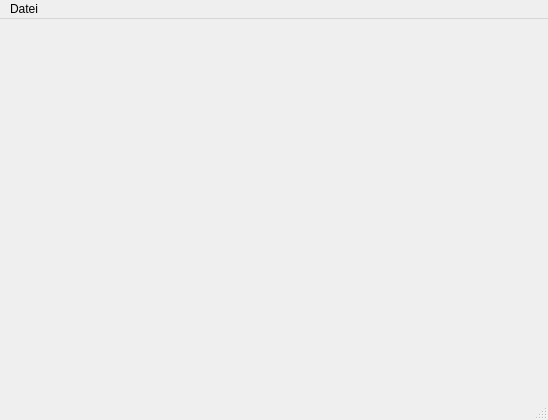
<?xml version="1.0" encoding="UTF-8"?>
<ui version="4.0">
 <class>MainWindow</class>
 <widget class="QMainWindow" name="MainWindow">
  <property name="geometry">
   <rect>
    <x>0</x>
    <y>0</y>
    <width>548</width>
    <height>420</height>
   </rect>
  </property>
  <property name="windowTitle">
   <string>QCustomPlot plot examples</string>
  </property>
  <widget class="QWidget" name="centralWidget">
   <layout class="QVBoxLayout" name="verticalLayout">
    <item>
     <widget class="QCustomPlot" name="customPlot" native="true"/>
    </item>
   </layout>
  </widget>
  <widget class="QStatusBar" name="statusBar"/>
  <widget class="QMenuBar" name="menuBar">
   <property name="geometry">
    <rect>
     <x>0</x>
     <y>0</y>
     <width>548</width>
     <height>20</height>
    </rect>
   </property>
   <property name="statusTip">
    <string>Datei mit Messwerten öffnen</string>
   </property>
   <widget class="QMenu" name="Datei">
    <property name="title">
     <string>Datei</string>
    </property>
    <addaction name="action_ffnen"/>
   </widget>
   <addaction name="Datei"/>
  </widget>
  <action name="action_ffnen">
   <property name="text">
    <string>öffnen</string>
   </property>
  </action>
 </widget>
 <layoutdefault spacing="6" margin="11"/>
 <customwidgets>
  <customwidget>
   <class>QCustomPlot</class>
   <extends>QWidget</extends>
   <header>../../qcustomplot.h</header>
   <container>1</container>
  </customwidget>
 </customwidgets>
 <resources/>
 <connections>
  <connection>
   <sender>action_ffnen</sender>
   <signal>triggered()</signal>
   <receiver>MainWindow</receiver>
   <slot>close()</slot>
   <hints>
    <hint type="sourcelabel">
     <x>79</x>
     <y>41</y>
    </hint>
    <hint type="destinationlabel">
     <x>273</x>
     <y>209</y>
    </hint>
   </hints>
  </connection>
 </connections>
</ui>
